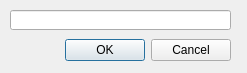
<?xml version="1.0" encoding="UTF-8"?>
<ui version="4.0">
 <class>changeAdr</class>
 <widget class="QDialog" name="changeAdr">
  <property name="geometry">
   <rect>
    <x>0</x>
    <y>0</y>
    <width>247</width>
    <height>73</height>
   </rect>
  </property>
  <property name="windowTitle">
   <string>Dialog</string>
  </property>
  <widget class="QDialogButtonBox" name="buttonBox">
   <property name="geometry">
    <rect>
     <x>10</x>
     <y>30</y>
     <width>221</width>
     <height>41</height>
    </rect>
   </property>
   <property name="orientation">
    <enum>Qt::Horizontal</enum>
   </property>
   <property name="standardButtons">
    <set>QDialogButtonBox::Cancel|QDialogButtonBox::Ok</set>
   </property>
  </widget>
  <widget class="QLineEdit" name="lineEdit">
   <property name="geometry">
    <rect>
     <x>10</x>
     <y>10</y>
     <width>221</width>
     <height>20</height>
    </rect>
   </property>
  </widget>
 </widget>
 <resources/>
 <connections>
  <connection>
   <sender>buttonBox</sender>
   <signal>accepted()</signal>
   <receiver>changeAdr</receiver>
   <slot>accept()</slot>
   <hints>
    <hint type="sourcelabel">
     <x>248</x>
     <y>254</y>
    </hint>
    <hint type="destinationlabel">
     <x>157</x>
     <y>274</y>
    </hint>
   </hints>
  </connection>
  <connection>
   <sender>buttonBox</sender>
   <signal>rejected()</signal>
   <receiver>changeAdr</receiver>
   <slot>reject()</slot>
   <hints>
    <hint type="sourcelabel">
     <x>316</x>
     <y>260</y>
    </hint>
    <hint type="destinationlabel">
     <x>286</x>
     <y>274</y>
    </hint>
   </hints>
  </connection>
 </connections>
</ui>
